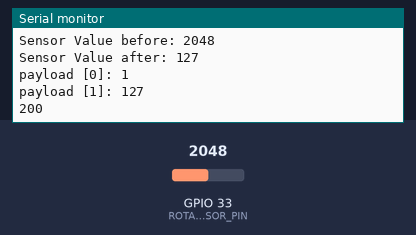
Recording of a sketch running on a simulated ESP32. On the bench: the last lines printed to the serial monitor. The test bench sets the inputs (shaded band); at power-on: GPIO 33 (ROTATION_SENSOR_PIN) = 2048. WiFi joins after 1.5 s; servers stay silent unless stated; uploads are accepted with an empty reply.

Above: at 10.2 s.
10.3 s: GPIO 33 (ROTATION_SENSOR_PIN) set to 2866
At 11.36 s:
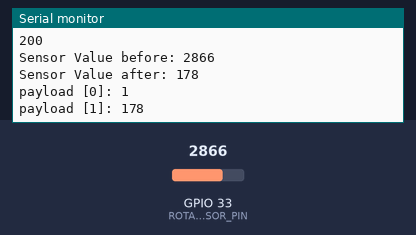
13.0 s: GPIO 33 (ROTATION_SENSOR_PIN) set to 3603
At 14.9 s:
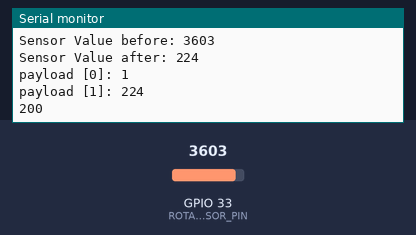
Timing chart, 0 to 16.4 s (numbered marks = the images above; inputs shaded):
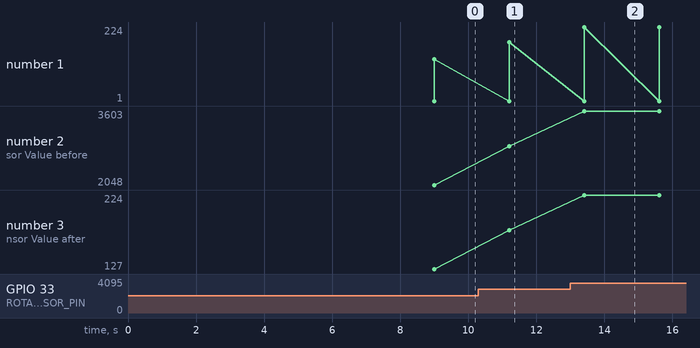

Measured:
- after the input at 10.3 s, the serial monitor: prints a new line after 0.91 s (image 1)
- after the input at 13.0 s, the serial monitor: prints a new line after 0.41 s (image 2)
- plotted number 1: 127 → 178 after the input at 10.3 s, 178 → 224 after the input at 13.0 s
- plotted number 2: 2048 → 2866 after the input at 10.3 s, 2866 → 3603 after the input at 13.0 s
- plotted number 3: 127 → 178 after the input at 10.3 s, 178 → 224 after the input at 13.0 s

The sketch:

WIFI_client.ino
```cpp
#include <WiFi.h>
#include <HTTPClient.h>

const char* ssid = "Smart_Prosthesis";
const char* password = "100inIOT";
// The default IP within the access point to communicate with the hand is 192.168.4.1
const char* serverName = "http://192.168.4.1/sensor_data";
#define ROTATION_SENSOR_PIN 33  // Use GPIO 33 or any other available GPIO pin


void connect_to_wifi() {
  WiFi.begin(ssid, password);
  while (WiFi.status() != WL_CONNECTED) {
    delay(1000);
    Serial.println("Connecting to WiFi...");
  }
  Serial.println("Connected to WiFi");
}

void setup() {
  Serial.begin(115200);
  delay(7000);
  pinMode(ROTATION_SENSOR_PIN, INPUT);
  connect_to_wifi();
}

// This function adapts the payload for the server.
// When sending a payload to the hand from a sensor, please use this function.
void send_sensor_values(uint8_t *payload, int payload_len) {
    String payloadStr = "";
    for (size_t i = 0; i < payload_len; i++) {
      if (i > 0) payloadStr += ",";
      Serial.print("payload [");
      Serial.print(i);
      Serial.print("]: ");
      Serial.println(payload[i]);
      payloadStr += String(payload[i]);
    }

    HTTPClient http;
    http.begin(serverName);
    http.addHeader("Content-Type", "application/octet-stream");
    int httpResponseCode = http.POST(payloadStr);

    if (httpResponseCode > 0) {
      String response = http.getString();
      Serial.println(httpResponseCode);
      Serial.println(response);
    } else {
      Serial.print("Error on sending POST: ");
      Serial.println(httpResponseCode);
    }
    http.end();
}

// In this example, we send a sensor value every 2 seconds, with sensor id = 1.
uint8_t value = 0;
int sensorValue = 0;
void loop() {
  if (WiFi.status() == WL_CONNECTED) {
    uint8_t id = 1;
    // First byte of the payload is always the sensor id, followed by the sensor values.
    value++;
    sensorValue = analogRead(ROTATION_SENSOR_PIN);
    Serial.print("Sensor Value before: ");
    Serial.println(sensorValue);
    sensorValue = (int)map(sensorValue, 0, 4095, 0, 255);
    Serial.print("Sensor Value after: ");
    Serial.println(sensorValue);
    uint8_t payload[2] = {id, (uint8_t)sensorValue};
    send_sensor_values(payload, sizeof(payload));

  } else {
    Serial.println("WiFi Disconnected. Attempting to reconnect...");
    connect_to_wifi();
  }
  delay(2000); // Send data every second
}
```
